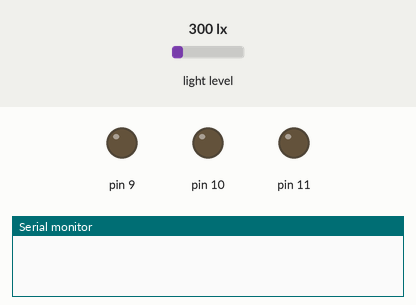
Bench run of a sketch on a simulated Arduino Uno, built with avr-gcc and run on an emulated ATmega328P. Parts: output pins drawn as LEDs (lit = HIGH), the last lines printed to the serial monitor. Wiring (inferred from the names in the program): BH1750 light sensor at I2C address 0x23. The inputs (shaded band) are chosen by the test bench; at power-on: light level 300 lx.

Above: at 1.4 s.
1.5 s: light level set to 40 lx
At 4.7 s:
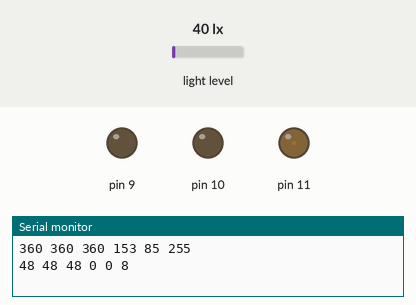
5.0 s: light level set to 50 lx
At 6.8 s:
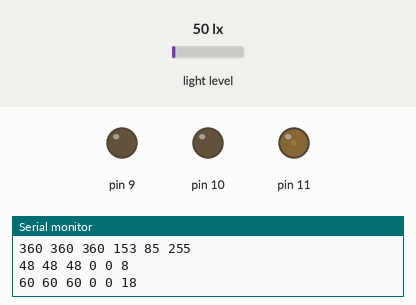
7.3 s: light level set to 56 lx
At 10.6 s:
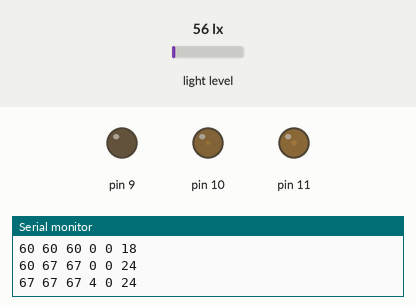
10.8 s: light level set to 75 lx
At 13.3 s:
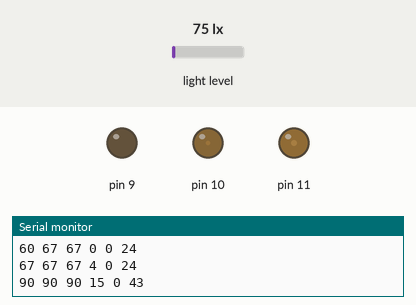
13.9 s: light level set to 86 lx
At 15.0 s:
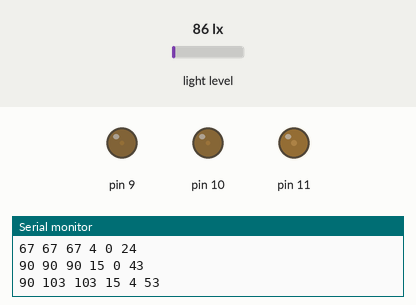
17.4 s: light level set to 500 lx
At 19.8 s:
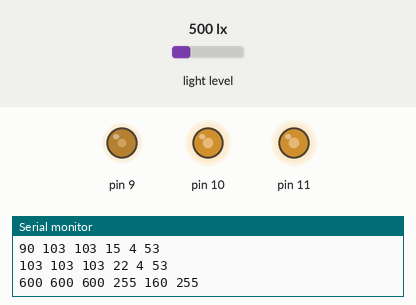
Timing chart, 0 to 21.3 s (numbered marks = the images above; inputs shaded):
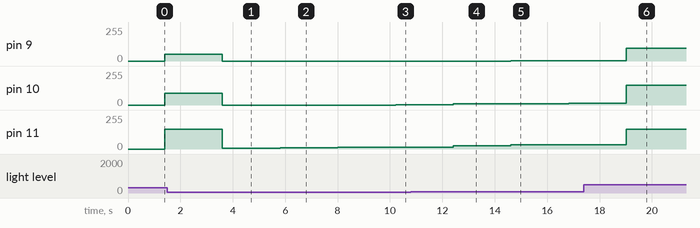

The sketch:

color_detect.ino
```cpp
#include <Wire.h>

// Illumination LEDs connected to these digital output pins:
#define REDLED 2
#define GREENLED 4
#define BLUELED 3

// Time for LED output to stabilize and for the color sensor
// to perform 2 measurements
#define MEASUREMENT_TIME 400

// Calibration values: BLACK and WHITE level
#define R_BLACK 59
#define G_BLACK 90
#define B_BLACK 37
//
#define R_WHITE 560
#define G_WHITE 900
#define B_WHITE 350

int BH1750_address = 0x23; // i2c address of light sensor

byte buff[2]; // buffer for capturing sensor output

void setup(){
    // Set up i2c interface, the sensor, and the serial port
    Wire.begin();
    BH1750_Init(BH1750_address);
    delay(200);
    Serial.begin(9600);
}

int sense_one_color(int pin) {
    // Turn the LED ON
    digitalWrite(pin, HIGH);
    // Wait for output to stabilize and give sensor time to measure
    delay(MEASUREMENT_TIME);
    // Read the output of the sensor
    int value = 0;
    if(BH1750_Read(BH1750_address)==2){
        value = (buff[0]<<8) | buff[1];
    }
    // Turn the LED OFF
    digitalWrite(pin, LOW);
    return value;
}


void loop(){
    // Perform the measurement cycle
    int r = sense_one_color(REDLED);
    int g = sense_one_color(GREENLED);
    int b = sense_one_color(BLUELED);

    // Write raw readings to serial port (for calibration)
    Serial.print(r,DEC); Serial.print(" ");
    Serial.print(g,DEC); Serial.print(" ");
    Serial.print(b,DEC); Serial.print(" ");

    // Scale the readings so that BLACK becomes (0, 0, 0)
    // and WHITE becomes (1.0, 1.0, 1.0)
    float rf = min(1.0, max(0.0, 1.0 * (r - R_BLACK) / (R_WHITE - R_BLACK)));
    float gf = min(1.0, max(0.0, 1.0 * (g - G_BLACK) / (G_WHITE - G_BLACK)));
    float bf = min(1.0, max(0.0, 1.0 * (b - B_BLACK) / (B_WHITE - B_BLACK)));

    // Multiply by 255 and write to serial COM port
    Serial.print(int(255 * rf), DEC); Serial.print(" ");
    Serial.print(int(255 * gf), DEC); Serial.print(" ");
    Serial.print(int(255 * bf), DEC); Serial.println("");

    // Light up diagnostic RGB LED
    diag_out_color(rf, gf, bf);

    // Delay between the measurement cycles
    delay(1000);
}

void BH1750_Init(int address){
    Wire.beginTransmission(address);
    // Configure light sensor:
    //   1lux resolution, 120uS measurement period
    Wire.write(0x10);
    Wire.endTransmission();
}

void diag_out_color(float rf, float gf, float bf) {
    // Diagnostic RBG LED output
    int scale = 150;
    analogWrite(10, int(rf * scale));
    analogWrite( 9, int(gf * scale));
    analogWrite(11, int(bf * scale));
}

byte BH1750_Read(int address){
    byte i=0;
    Wire.beginTransmission(address);
    Wire.requestFrom(address, 2);
    while (Wire.available()){
        buff[i] = Wire.read();
        i++;
    }
    Wire.endTransmission();
    return i;
}
```

Measured:
- after the input at 1.5 s, pin 9: 50/255 → 0/255 after 2.1 s; pin 10: 90/255 → 0/255 after 2.1 s; pin 11: 150/255 → 5/255 after 2.1 s
- after the input at 5.0 s, pin 11: 5/255 → 11/255 after 0.81 s
- after the input at 7.3 s, pin 10: 0/255 → 2/255 after 2.9 s; pin 11: 11/255 → 14/255 after 0.71 s
- after the input at 10.8 s, pin 10: 2/255 → 9/255 after 1.6 s; pin 11: 14/255 → 25/255 after 1.6 s
- after the input at 13.9 s, pin 9: 0/255 → 2/255 after 0.72 s; pin 10: 9/255 → 13/255 after 2.9 s; pin 11: 25/255 → 31/255 after 0.72 s
- after the input at 17.4 s, pin 9: 2/255 → 94/255 after 1.6 s; pin 10: 13/255 → 150/255 after 1.6 s; pin 11: 31/255 → 150/255 after 1.6 s
